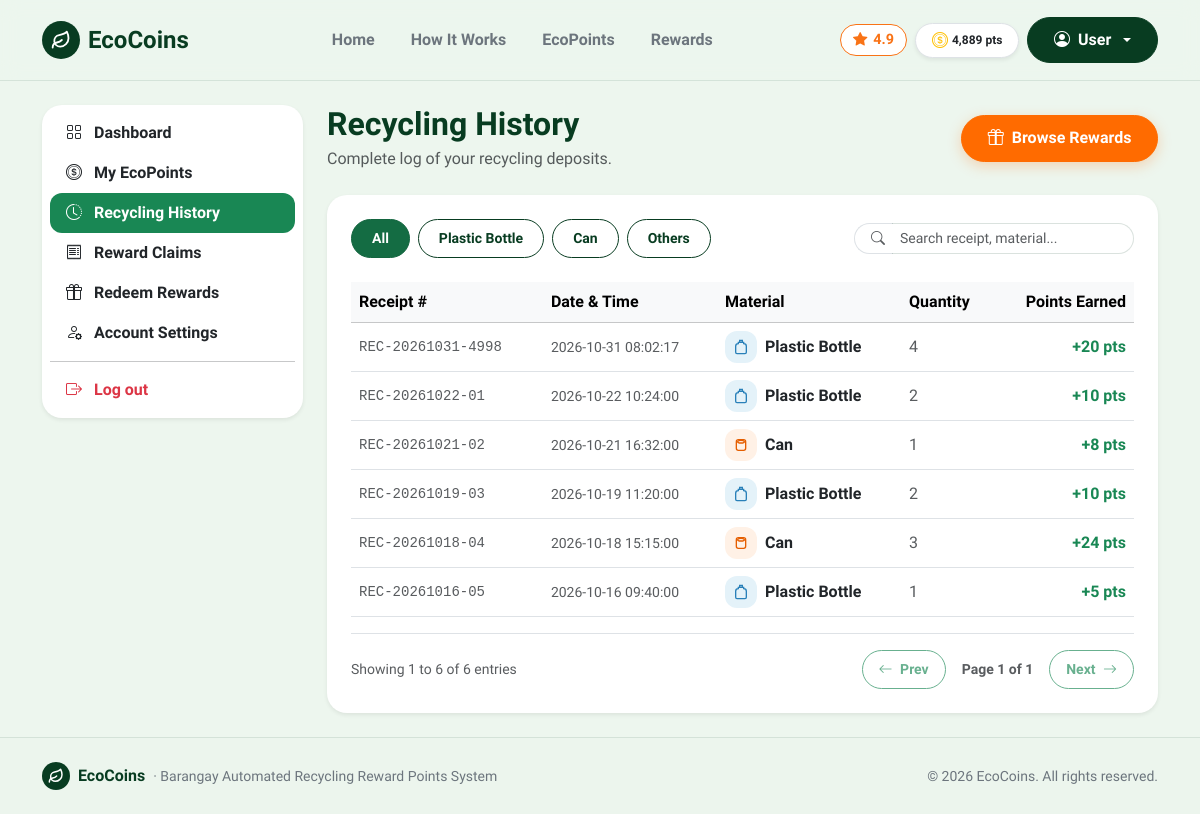
The app's page /history (signed in) with its own data.
### tables this page shows
CREATE TABLE users (
    id INTEGER PRIMARY KEY AUTOINCREMENT,
    full_name TEXT NOT NULL,
    email TEXT NOT NULL UNIQUE,
    password TEXT NOT NULL,
    role TEXT DEFAULT 'resident',
    qr_code TEXT NOT NULL UNIQUE,
    points INTEGER DEFAULT 0,
    created_at TEXT
, status TEXT DEFAULT 'active');

CREATE TABLE transactions (
        id INTEGER PRIMARY KEY AUTOINCREMENT,
        user_id INTEGER NOT NULL,
        material_id INTEGER,
        material_name TEXT NOT NULL,
        quantity INTEGER NOT NULL,
        points_earned INTEGER NOT NULL,
        receipt_no TEXT NOT NULL,
        created_at TEXT
    );

### route.py (the view)
    @app.route('/history')
    def history():
        user = get_current_user()
        if not user:
            return redirect(url_for('login'))
        if user['role'] == 'staff':
            return redirect(url_for('staff'))
        if user['role'] == 'admin':
            return redirect(url_for('admin'))
        conn = get_db()
        cur = conn.cursor()
        user_txs = [dict(r) for r in cur.execute("SELECT * FROM transactions WHERE user_id = ? ORDER BY created_at DESC", (user['id'],)).fetchall()]
        conn.close()
        return render_template('history.html', active_page='history', user_transactions=user_txs)

### app.py (called while the page is built)
@app.context_processor
def inject_user():
    return {'current_user': get_current_user()}

### db.py (called while the page is built)
def get_db():
    conn = sqlite3.connect(DB_PATH)
    conn.row_factory = sqlite3.Row
    return conn

def get_current_user():
    user_id = session.get('user_id')
    if not user_id:
        return None
    conn = get_db()
    cur = conn.cursor()
    row = cur.execute("SELECT * FROM users WHERE id = ?", (user_id,)).fetchone()
    conn.close()
    return dict(row) if row else None

### templates/history.html (shortened to what this page needs)
{% extends 'base.html' %}
{% block content %}
<main class="py-4">
  <div class="container">
    <div class="row g-4">
      <div class="col-lg-3">
        {% include 'sidebar.html' %}
      </div>
      <div class="col-lg-9">
        <div class="d-flex justify-content-between align-items-center mb-4 flex-wrap gap-2">
          <div>
            <h2 class="fw-bold mb-1" style="color: var(--eco-forest);">Recycling History</h2>
            <p class="text-muted mb-0">Complete log of your recycling deposits.</p>
          </div>
          <a href="{{ url_for('rewards') }}" class="btn btn-accent d-flex align-items-center gap-2 btn-pill">
            <i class="bi bi-gift"></i>
            <span>Browse Rewards</span>
          </a>
        </div>
        <div class="card border-0 shadow-sm p-4 bg-white">
          <div class="d-flex flex-wrap justify-content-between align-items-center gap-3 mb-4">
            <div class="d-flex flex-wrap gap-2 filter-container" data-target="#historyTable">
              <button type="button" class="btn btn-sm btn-success filter-btn active" data-filter="all">All</button>
              <button type="button" class="btn btn-sm btn-outline-success filter-btn" data-filter="plastic">Plastic Bottle</button>
              <button type="button" class="btn btn-sm btn-outline-success filter-btn" data-filter="can">Can</button>
              <button type="button" class="btn btn-sm btn-outline-success filter-btn" data-filter="others">Others</button>
            </div>
            <div class="input-group input-group-sm" style="max-width: 280px;">
              <span class="input-group-text bg-white border-end-0 rounded-start-pill ps-3">
                <i class="bi bi-search text-muted"></i>
              </span>
              <input type="text" class="form-control border-start-0 rounded-end-pill pe-3 table-search-input" placeholder="Search receipt, material..." data-target="#historyTable">
            </div>
          </div>
          <div class="table-responsive">
            <table class="table table-hover align-middle mb-0" id="historyTable" data-paginate="true" data-page-size="15">
              <thead class="table-light">
                <tr>
                  <th>Receipt #</th>
                  <th>Date & Time</th>
                  <th>Material</th>
                  <th>Quantity</th>
                  <th class="text-end">Points Earned</th>
                </tr>
              </thead>
              <tbody>
                {% if not user_transactions %}
                  <tr>
                    <td colspan="5" class="text-center py-4 text-muted">No recycling records found.</td>
                  </tr>
                {% else %}
                  {% for t in user_transactions %}
                    {% set mat = t.material_name|lower %}
                    {% if 'bottle' in mat or 'plastic' in mat %}
                      {% set cat = 'plastic' %}
                    {% elif 'can' in mat %}
                      {% set cat = 'can' %}
                    {% else %}
                      {% set cat = 'others' %}
                    {% endif %}
                    <tr class="table-row-item filter-item" data-category="{{ cat }}" data-search="{{ t.receipt_no }} {{ t.created_at }} {{ t.material_name }} {{ cat }}">
                      <td class="font-monospace text-muted small">{{ t.receipt_no }}</td>
                      <td class="text-muted small">{{ t.created_at }}</td>
                      <td>
                        <div class="d-flex align-items-center gap-2">
                          {% if cat == 'plastic' %}
                            <span class="eco-icon-tile tile-blue" style="width: 32px; height: 32px;">
                              <svg width="16" height="16" viewBox="0 0 24 24" fill="none" stroke="currentColor" stroke-width="2">
                                <path d="M10 2h4v3h-4z"/>
                                <path d="M8 5h8v2a4 4 0 0 1 4 4v9a2 2 0 0 1-2 2H6a2 2 0 0 1-2-2v-9a4 4 0 0 1 4-4V5z"/>
                              </svg>
                            </span>
                          {% elif cat == 'can' %}
                            <span class="eco-icon-tile tile-orange" style="width: 32px; height: 32px;">
                              <svg width="16" height="16" viewBox="0 0 24 24" fill="none" stroke="currentColor" stroke-width="2">
                                <rect x="5" y="4" width="14" height="16" rx="3"/>
                                <ellipse cx="12" cy="7" rx="5" ry="2"/>
                              </svg>
                            </span>
                          {% else %}
                            <span class="eco-icon-tile tile-purple" style="width: 32px; height: 32px;">
                              <svg width="16" height="16" viewBox="0 0 24 24" fill="none" stroke="currentColor" stroke-width="2">
                                <path d="M14 2H6a2 2 0 0 0-2 2v16a2 2 0 0 0 2 2h12a2 2 0 0 0 2-2V8z"/>
                              </svg>
                            </span>
                          {% endif %}
                          <span class="fw-semibold text-dark">{{ t.material_name }}</span>
                        </div>
                      </td>
                      <td class="text-muted">{{ t.quantity }}</td>
                      <td class="text-end fw-bold text-success">+{{ t.points_earned }} pts</td>
                    </tr>
                  {% endfor %}
                {% endif %}
              </tbody>
            </table>
          </div>
          {% if user_transactions %}
            <div class="d-flex flex-wrap justify-content-between align-items-center mt-3 pt-3 border-top pagination-container" data-target="#historyTable">
              <div class="text-muted small pagination-info">
              </div>
              <div class="d-flex align-items-center gap-2">
                <button type="button" class="btn btn-sm btn-outline-success btn-pill px-3 pagination-prev" disabled>
                  <i class="bi bi-arrow-left me-1"></i> Prev
                </button>
                <span class="small fw-semibold text-muted px-2 pagination-page-indicator">Page 1 of 1</span>
                <button type="button" class="btn btn-sm btn-outline-success btn-pill px-3 pagination-next" {% if user_transactions|length <= 15 %}disabled{% endif %}>
                  Next <i class="bi bi-arrow-right ms-1"></i>
                </button>
              </div>
            </div>
          {% endif %}
        </div>
      </div>
    </div>
  </div>
</main>
{% endblock %}

### templates/base.html (shortened to what this page needs)
<!doctype html>
<html lang="en">
<head>
  <link href="https://cdn.jsdelivr.net/npm/bootstrap@5.3.3/dist/css/bootstrap.min.css" rel="stylesheet">
  <link rel="stylesheet" href="https://cdn.jsdelivr.net/npm/bootstrap-icons@1.11.3/font/bootstrap-icons.min.css">
  <link rel="stylesheet" href="{{ url_for('static', filename='css/style.css') }}">
</head>
<body class="d-flex flex-column min-vh-100">
<nav class="navbar navbar-expand-lg py-3 sticky-top" style="background-color: rgba(237, 246, 238, 0.95); backdrop-filter: blur(10px); border-bottom: 1px solid var(--eco-border);">
  <div class="container">
    <a class="navbar-brand d-flex align-items-center gap-2 fw-bold fs-4" href="{{ url_for('index') }}" style="color: var(--eco-forest);">
      <span class="eco-brand-badge">
        <svg width="20" height="20" viewBox="0 0 24 24" fill="none" stroke="currentColor" stroke-width="2.2" stroke-linecap="round" stroke-linejoin="round">
          <path d="M11 20A7 7 0 0 1 9.8 6.1C15.5 5 17 4.48 19 2c1 2 2 4.18 2 8 0 5.5-4.78 10-10 10Z"/>
          <path d="M2 21c0-3 1.85-5.36 5.08-6C9.5 14.52 12 13 13 12"/>
        </svg>
      </span>
      <span>EcoCoins</span>
    </a>
    <div class="collapse navbar-collapse" id="mainNav">
      <ul class="navbar-nav mx-auto mb-2 mb-lg-0 gap-lg-1">
        <li class="nav-item">
          <a class="nav-link px-3 py-2 rounded-pill {% if active_page == 'index' %}fw-bold text-white bg-eco{% else %}fw-semibold text-secondary{% endif %}" href="{{ url_for('index') }}">Home</a>
        </li>
        <li class="nav-item">
          <a class="nav-link px-3 py-2 rounded-pill {% if active_page == 'how_it_works' %}fw-bold text-white bg-eco{% else %}fw-semibold text-secondary{% endif %}" href="{{ url_for('how_it_works') }}">How It Works</a>
        </li>
        {% if not current_user or current_user.role == 'resident' %}
          <li class="nav-item">
            <a class="nav-link px-3 py-2 rounded-pill {% if active_page == 'ecopoints' %}fw-bold text-white bg-eco{% else %}fw-semibold text-secondary{% endif %}" href="{{ url_for('ecopoints') }}">EcoPoints</a>
          </li>
          <li class="nav-item">
            <a class="nav-link px-3 py-2 rounded-pill {% if active_page == 'rewards' %}fw-bold text-white bg-eco{% else %}fw-semibold text-secondary{% endif %}" href="{{ url_for('rewards') }}">Rewards</a>
          </li>
        {% elif current_user.role == 'admin' %}
          <li class="nav-item">
            <a class="nav-link px-3 py-2 rounded-pill {% if active_page == 'admin' %}fw-bold text-white bg-eco{% else %}fw-semibold text-secondary{% endif %}" href="{{ url_for('admin') }}">Admin Portal</a>
          </li>
        {% endif %}
      </ul>
      <div class="d-flex align-items-center gap-2">
        <span class="rating-star-badge d-none d-lg-inline-flex" title="Barangay Eco Satisfaction Rating">
          <i class="bi bi-star-fill"></i> 4.9
        </span>
        {% if current_user %}
          {% if current_user.role == 'resident' %}
            <span class="badge bg-white text-dark border px-3 py-2 rounded-pill fw-bold shadow-sm d-none d-sm-inline-flex align-items-center gap-1">
              <i class="bi bi-coin text-warning fs-6"></i>
              <span>{{ "{:,}".format(current_user.points) }} pts</span>
            </span>
          {% endif %}
          <div class="dropdown">
            <button class="btn btn-forest dropdown-toggle d-flex align-items-center gap-2 btn-pill" type="button" data-bs-toggle="dropdown">
              <i class="bi bi-person-circle"></i>
              <span>{{ current_user.full_name }}</span>
            </button>
          </div>
        {% else %}
          <a href="{{ url_for('login') }}" class="btn btn-outline-success px-3 btn-pill">Login</a>
          <a href="{{ url_for('register') }}" class="btn btn-accent px-4 btn-pill">
            <span>Join Free</span>
            <i class="bi bi-arrow-right"></i>
          </a>
        {% endif %}
      </div>
    </div>
  </div>
</nav>
{% block content %}{% endblock %}
<footer class="py-4 mt-auto" style="background-color: rgba(237, 246, 238, 0.95); border-top: 1px solid var(--eco-border);">
  <div class="container d-flex flex-column flex-md-row align-items-center justify-content-between gap-2">
    <div class="d-flex align-items-center gap-2">
      <span class="eco-brand-badge" style="width: 28px; height: 28px;">
        <svg width="16" height="16" viewBox="0 0 24 24" fill="none" stroke="currentColor" stroke-width="2.2" stroke-linecap="round" stroke-linejoin="round">
          <path d="M11 20A7 7 0 0 1 9.8 6.1C15.5 5 17 4.48 19 2c1 2 2 4.18 2 8 0 5.5-4.78 10-10 10Z"/>
          <path d="M2 21c0-3 1.85-5.36 5.08-6C9.5 14.52 12 13 13 12"/>
        </svg>
      </span>
      <span class="fw-bold" style="color: var(--eco-forest);">EcoCoins</span>
      <span class="text-secondary small">&middot; Barangay Automated Recycling Reward Points System</span>
    </div>
    <div class="text-secondary small">
      &copy; 2026 EcoCoins. All rights reserved.
    </div>
  </div>
</footer>
</body>
</html>

### static/css/style.css (style rules this page uses)
:root { --eco-bg: #edf6ee; --eco-surface: #ffffff; --eco-forest: #083c21; --eco-forest-dark: #042614; --eco-forest-light: #0d5431; --eco-mint: #d4f4dd; --eco-mint-card: #b8eac5; --eco-accent: #ff6b00; --eco-accent-hover: #e55e00; --eco-text: #173224; --eco-muted: #577764; --eco-border: rgba(8, 60, 33, 0.1); }
html, body { scrollbar-width: none; -ms-overflow-style: none; }
* { scrollbar-width: none; -ms-overflow-style: none; }
body { font-family: 'Plus Jakarta Sans', system-ui, -apple-system, sans-serif; background-color: var(--eco-bg); color: var(--eco-text); min-height: 100vh; }
.btn-accent { background-color: var(--eco-accent); border: 1px solid var(--eco-accent); color: #ffffff !important; font-weight: 700; border-radius: 9999px; padding: 0.65rem 1.6rem; display: inline-flex; align-items: center; gap: 0.5rem; transition: all 0.2s ease; box-shadow: 0 4px 14px rgba(255, 107, 0, 0.25); text-decoration: none; }
.btn-forest { background-color: var(--eco-forest); border: 1px solid var(--eco-forest); color: #ffffff !important; font-weight: 700; border-radius: 9999px; padding: 0.65rem 1.6rem; display: inline-flex; align-items: center; gap: 0.5rem; transition: all 0.2s ease; text-decoration: none; }
.btn-success { background-color: var(--eco-forest); border-color: var(--eco-forest); color: #ffffff; border-radius: 9999px; font-weight: 600; padding: 0.5rem 1.25rem; }
.btn-outline-success { color: var(--eco-forest); border-color: var(--eco-forest); border-radius: 9999px; font-weight: 600; padding: 0.5rem 1.25rem; }
.btn-pill { border-radius: 9999px !important; }
.card { border-radius: 20px; border: 1px solid var(--eco-border); background-color: #ffffff; }
.form-control, .form-select { border-radius: 12px; padding: 0.65rem 1rem; border: 1.5px solid rgba(8, 60, 33, 0.15); }
.eco-brand-badge { width: 38px; height: 38px; border-radius: 50%; background-color: var(--eco-forest); color: #ffffff; display: inline-flex; align-items: center; justify-content: center; flex-shrink: 0; }
.eco-icon-tile { width: 42px; height: 42px; border-radius: 12px; display: inline-flex; align-items: center; justify-content: center; flex-shrink: 0; }
.tile-blue { background-color: #e4f2f9; color: #2980b9; }
.tile-orange { background-color: #fff1e6; color: #e55e00; }
.rating-star-badge { background-color: #ffffff; border: 1.5px solid #f97316; color: #f97316; border-radius: 9999px; padding: 4px 12px; display: inline-flex; align-items: center; gap: 6px; font-weight: 700; font-size: 0.9rem; }

### records on screen
users: points "4,889", full_name "User"
transactions: receipt_no "REC-20261031-4998", created_at "2026-10-31 08:02:17", material_name "Plastic Bottle", quantity "4", points_earned "20"
transactions: receipt_no "REC-20261022-01", created_at "2026-10-22 10:24:00", material_name "Plastic Bottle", quantity "2", points_earned "10"
transactions: receipt_no "REC-20261021-02", created_at "2026-10-21 16:32:00", material_name "Can", quantity "1", points_earned "8"
transactions: receipt_no "REC-20261019-03", created_at "2026-10-19 11:20:00", material_name "Plastic Bottle", quantity "2", points_earned "10"
transactions: receipt_no "REC-20261018-04", created_at "2026-10-18 15:15:00", material_name "Can", quantity "3", points_earned "24"
transactions: receipt_no "REC-20261016-05", created_at "2026-10-16 09:40:00", material_name "Plastic Bottle", quantity "1", points_earned "5"
